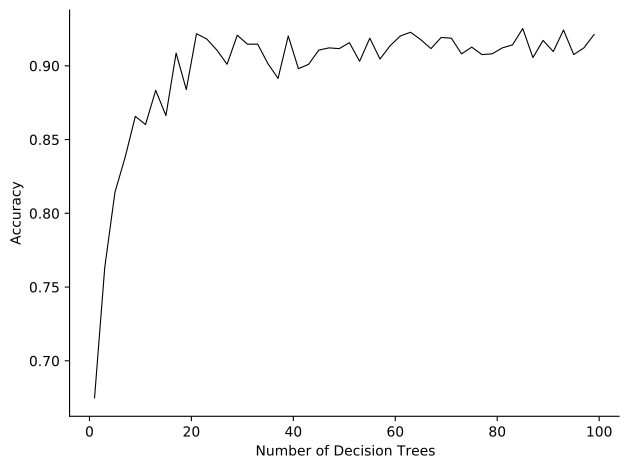

Write Python code to recreate this figure.
# -*- coding: utf-8 -*-
"""Object_classification_Random_Forest.ipynb

Automatically generated by Colaboratory.

Original file is located at
    https://colab.research.google.com/drive/1qHtQTHvvrXpnpanI__QRRnK1J3QN2bvX

# Object classification
"""

from sklearn.linear_model import SGDClassifier 
from sklearn.model_selection import train_test_split
import numpy as np
import os
import ast
from glob import glob
import random
import traceback
from tabulate import tabulate
import pickle


from sklearn.pipeline import make_pipeline
from sklearn.preprocessing import StandardScaler
from sklearn.svm import SVC
from sklearn.ensemble import RandomForestClassifier
from matplotlib import pyplot as plt
from sklearn.metrics import plot_confusion_matrix
from sklearn.metrics import confusion_matrix, ConfusionMatrixDisplay

"""## Parameters"""

new_data=False
load_old_params=False
save_params=False
selected_space=False
space="texture"
dictionary_index={"shape":0,"color":1,"texture":2}


"""## Utils functions"""

def translate(name):
    translate_dict={"apple":"mela",
                    "ball":"palla",
                    "bell pepper":"peperone",
                    "binder":"raccoglitore",
                    "bowl":"ciotola",
                    "calculator":"calcolatrice",
                    "camera":"fotocamera",
                    "cell phone":"telefono",
                    "cereal box":"scatola",
                    "coffee mug":"tazza",
                    "comb":"spazzola",
                    "dry battery":"batteria",
                    "flashlight":"torcia",
                    "food box":"scatola",
                    "food can":"lattina",
                    "food cup":"barattolo",
                    "food jar":"barattolo",
                    "garlic":"aglio",
                    "lemon":"limone",
                    "lime":"lime",
                    "onion":"cipolla",
                    "orange":"arancia",
                    "peach":"pesca",
                    "pear":"pera",
                    "potato":"patata",
                    "tomato":"pomodoro",
                    "soda can":"lattina",
                    "marker":"pennarello",
                    "plate":"piatto",
                    "notebook":"quaderno",
                    "keyboard":"tastiera",
                    "glue stick":"colla",
                    "sponge":"spugna",
                    "toothpaste":"dentifricio",
                    "toothbrush":"spazzolino"
                    }
    try:
        return translate_dict[name]
    except:
        return name

def normalize_color(color):
    return color
    color_normalized=[]
    for i,f in enumerate(color):
        if i%3==0:
            color_normalized.append(f/256)
        else:
            color_normalized.append((f+128)/256)
    return color_normalized


def sort_and_cut_dict(dictionary,limit=3):
    iterator=sorted(dictionary.items(), key=lambda item: item[1], reverse=True)[:limit]
    coef=sum([i[1] for i in iterator])
    return {k: v/coef for k, v in iterator}

"""## Data"""

obj_dir = "/content/drive/My Drive/Tesi/Code/Object_classification"
obj_dir = "/Users/marco/Google Drive/Tesi/Code/Object_classification"
data_dir = obj_dir+"/Data"
model_filename = obj_dir+"/model.pkl"
exclusion_list=["binder","camera","cell phone","dry battery"]
test_folder=["apple_3",
             "bell_pepper_1",
             "bowl_3",
             "cereal_box_1",
             "coffe_mug_5",
             "comb_5",
             "flashlight_4",
             "food_box_6",
             "food_can_2",
             "garlic_1",
             "glue_stick_3",
             "keyboard_2",
             "lemon_1",
             "lime_1",
             "onion_1",
             "orange_1",
             "pear_4",
             "plate_5",
             "potato_5",
             "soda_can_2",
             "sponge_8",
             "tomato_1",
             "toothbrush_2"
             ]
if new_data:
    color_train=[]
    shape_train=[]
    texture_train=[]
    color_test=[]
    shape_test=[]
    texture_test=[]
    y_train=[]
    y_test=[]
    file_list=glob(data_dir+'/**', recursive=True)
    number_of_files=len(file_list)
    with open(obj_dir+"/dictionary.pickle","rb") as f:
        dictionary=pickle.load(f)
        for j,filename in enumerate(file_list):
            if os.path.isfile(filename) and filename.endswith(".txt"):
                print("{:.2f}%".format(j*100/number_of_files),end="\r")
                name=" ".join(filename.split("_")[:-3]).rsplit("/", 1)[1]
                if name in exclusion_list:
                    continue
                name=translate(name)
                folder=filename.split("/")[-2]

                if folder not in dictionary.keys():
                    continue
                with open(filename, "r") as f:
                    features=[]
                    try:
                        lines=f.readlines()
                        for line in lines:
                            features.append(ast.literal_eval(line))
                        if len(features)==3:        
                            color,shape,texture=features
                            color=normalize_color(color)
                            if folder in test_folder:
                                color_test.append(color)
                                shape_test.append(shape)
                                texture_test.append(texture)
                                if selected_space:
                                    y_test.append(folder)
                                else:    
                                    y_test.append(name)
                            else:
                                color_train.append(color)
                                shape_train.append(shape)
                                texture_train.append(texture)    
                                if selected_space:
                                    y_train.append(folder)
                                else:    
                                    y_train.append(name)
                    except:
                        print("Error in {}".format(filename))
                        continue    
        y_train=np.array(y_train)
        y_test=np.array(y_test)
        color_train=np.array(color_train)
        shape_train=np.array(shape_train)
        texture_train=np.array(texture_train)
        color_test=np.array(color_test)
        shape_test=np.array(shape_test)
        texture_test=np.array(texture_test)
        if not selected_space:
            X_train=np.array([np.concatenate((c, s, t), axis=None) for c,s,t in zip(color_train,shape_train,texture_train)])
            X_test=np.array([np.concatenate((c, s, t), axis=None) for c,s,t in zip(color_test,shape_test,texture_test)])
        else:
            if space=="shape":
                X_train=shape_train
                X_test=shape_test
            elif space=="color":
                X_train=color_train
                X_test=color_test    
            elif space=="texture":
                X_train=texture_train
                X_test=texture_test
    
else:
    X_train=np.load(obj_dir+"/input_train.npy")
    X_test=np.load(obj_dir+"/input_test.npy")
    color_train=np.load(obj_dir+"/color_train.npy")
    shape_train=np.load(obj_dir+"/shape_train.npy")
    texture_train=np.load(obj_dir+"/texture_train.npy")
    color_test=np.load(obj_dir+"/color_test.npy")
    shape_test=np.load(obj_dir+"/shape_test.npy")
    texture_test=np.load(obj_dir+"/texture_test.npy")
    y_train=np.load(obj_dir+"/output_train.npy") 
    y_test=np.load(obj_dir+"/output_test.npy")

output_file=__file__[:-3]+".pdf"
filename=__file__.split("/")[-1][:-3]
title=" ".join(filename.split("_"))

x_sample=[]
y_sample=[]
for i in range(1,100,2):
    clf = RandomForestClassifier(n_jobs=-1, n_estimators=i)
    clf.fit(X_train,y_train)
    x_sample.append(i)
    y_sample.append(clf.score(X_test,y_test))
    print("{}%".format(i),end="\r")


fig, ax = plt.subplots(1, 1)
plt.xlabel("Number of Decision Trees")
plt.ylabel("Accuracy")
plt.plot(x_sample,y_sample, color=[0,0,0], linewidth=0.8)
plt.tight_layout()

ax.spines['top'].set_visible(False)
ax.spines['right'].set_visible(False)
ax.get_xaxis().tick_bottom()
ax.get_yaxis().tick_left()


plt.savefig(output_file, bbox_inches="tight")
plt.savefig("/Users/marco/Desktop/{}.pdf".format(filename), bbox_inches="tight")
plt.show()
    
